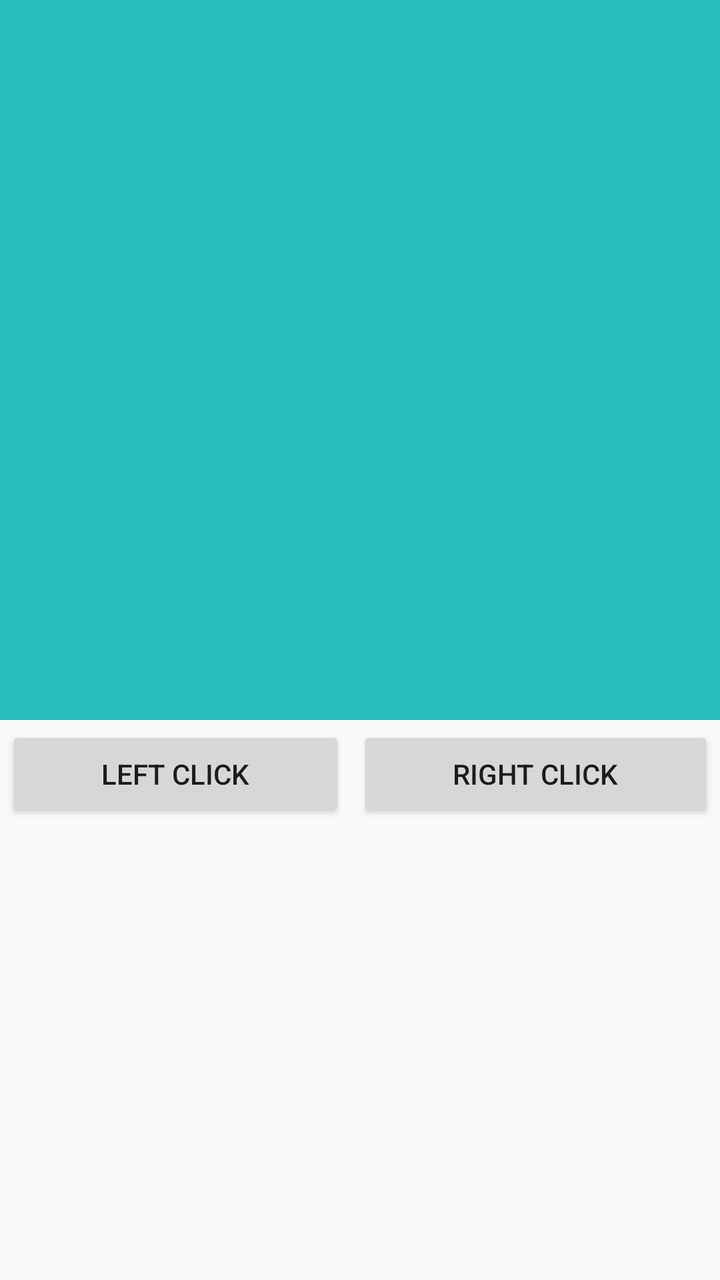
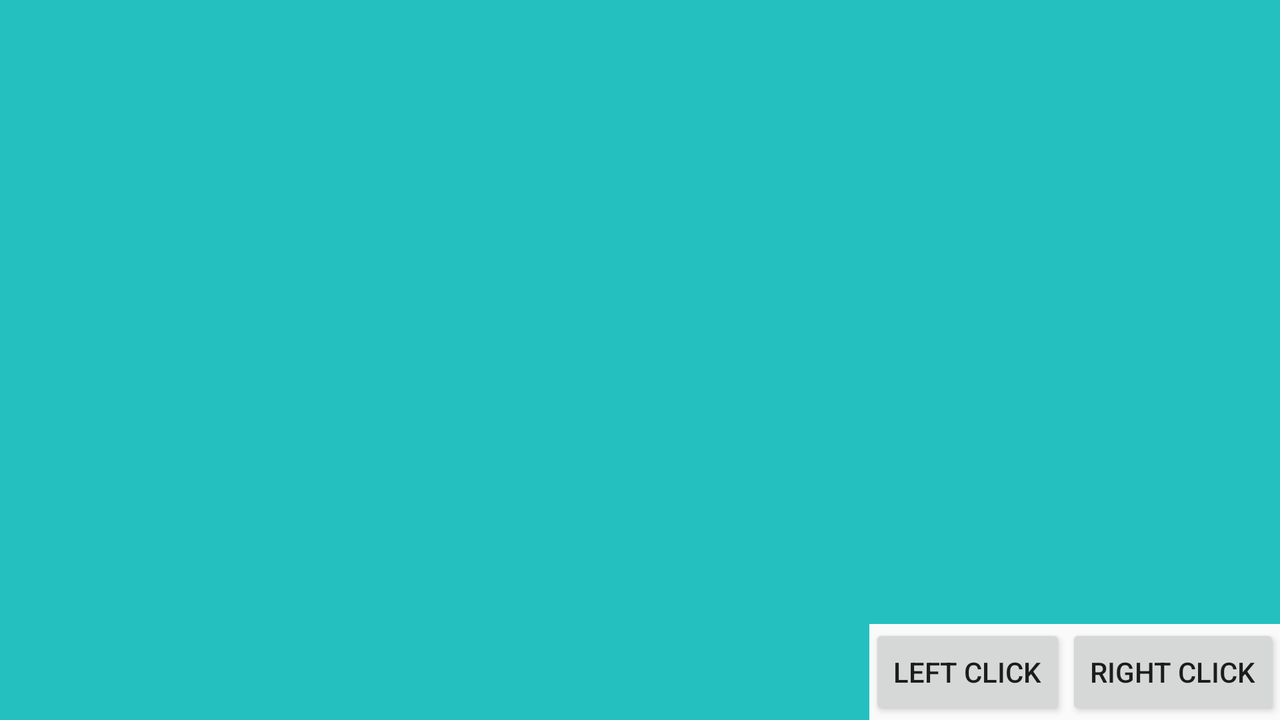

The same Android screen from two of the app's own layout files: first res/layout/ as a phone draws it, then the repository's variant for another configuration, drawn on a device whose configuration selects that folder. Both files follow.
<!-- AndroidManifest.xml: application theme AppTheme -->
<!-- res/layout/fragment_stream_fragment.xml -->
<?xml version="1.0" encoding="utf-8"?>
<LinearLayout xmlns:android="http://schemas.android.com/apk/res/android"
    xmlns:app="http://schemas.android.com/apk/res-auto"
    xmlns:tools="http://schemas.android.com/tools"
    android:id="@+id/straem_container"
    android:layout_width="match_parent"
    android:layout_height="match_parent"
    android:orientation="vertical"
    tools:context=".fragments.stream_fragment">

    <ImageView
        android:id="@+id/display"
        android:layout_width="wrap_content"
        android:layout_height="wrap_content"
        android:adjustViewBounds="true"
        android:background="@color/colorPrimary"
         />

    <ImageView
        android:id="@+id/imageView2"
        android:layout_width="match_parent"
        android:layout_height="wrap_content"
        android:adjustViewBounds="true"
        app:srcCompat="@color/logo_background" />

    <LinearLayout
        android:layout_width="match_parent"
        android:layout_height="match_parent"
        android:orientation="horizontal">

        <Button
            android:id="@+id/left_btn"
            android:layout_width="wrap_content"
            android:layout_height="wrap_content"
            android:layout_weight="1"
            android:layout_margin="3dp"
            android:text="Left Click" />

        <Button
            android:id="@+id/right_btn"
            android:layout_width="wrap_content"
            android:layout_height="wrap_content"
            android:layout_weight="1"
            android:layout_margin="3dp"
            android:text="Right Click" />
    </LinearLayout>

</LinearLayout>
<!-- resources referenced by this layout -->
<resources>
  <color name="logo_background">#24BEBE</color>
  <style name="AppTheme" parent="Theme.AppCompat.Light.NoActionBar">
          
          <item name="colorPrimary">@color/colorPrimary</item>
          <item name="colorPrimaryDark">#24BFBF</item>
          <item name="colorAccent">@color/colorAccent</item>
      </style>
</resources>
<!-- res/layout-land/fragment_stream_fragment.xml (the repository's variant of the layout above) -->
<!-- drawn on the phone turned sideways -->
<?xml version="1.0" encoding="utf-8"?>
<androidx.constraintlayout.widget.ConstraintLayout xmlns:android="http://schemas.android.com/apk/res/android"
    xmlns:app="http://schemas.android.com/apk/res-auto"
    xmlns:tools="http://schemas.android.com/tools"
    android:id="@+id/straem_container"
    android:layout_width="match_parent"
    android:layout_height="match_parent"
    android:orientation="horizontal"
    tools:context=".fragments.stream_fragment">


    <LinearLayout
        android:layout_width="match_parent"
        android:layout_height="match_parent"
        android:orientation="horizontal"
        app:layout_constraintBottom_toBottomOf="parent"
        app:layout_constraintEnd_toEndOf="parent"
        app:layout_constraintStart_toStartOf="parent"
        app:layout_constraintTop_toTopOf="parent">



        <ImageView
            android:id="@+id/display"
            android:layout_width="0dp"
            android:layout_height="match_parent"
            android:layout_weight=".65"
            android:adjustViewBounds="true"
            android:background="#24BFBF" />

        <LinearLayout
            android:layout_width="wrap_content"
            android:layout_height="match_parent"
            android:layout_gravity="top"
            android:orientation="vertical">

            <ImageView
                android:id="@+id/imageView2"
                android:layout_width="match_parent"
                android:layout_height="0dp"
                android:layout_weight=".8"

                android:background="@color/ic_launcher_background" />


            <LinearLayout
                android:id="@+id/linearLayout"
                android:layout_width="wrap_content"
                android:layout_height="wrap_content"
                android:orientation="horizontal">

                <Button
                    android:id="@+id/left_btn"
                    android:layout_width="wrap_content"
                    android:layout_height="wrap_content"
                    android:text="Left Click" />

                <Button
                    android:id="@+id/right_btn"
                    android:layout_width="wrap_content"
                    android:layout_height="wrap_content"
                    android:text="Right Click" />

            </LinearLayout>

        </LinearLayout>

</LinearLayout>

</androidx.constraintlayout.widget.ConstraintLayout>
<!-- resources referenced by the variant -->
<!-- as the phone turned sideways resolves them -->
<resources>
  <color name="ic_launcher_background">#24BFBF</color>
  <style name="AppTheme" parent="Theme.AppCompat.Light.NoActionBar">
          
          <item name="colorPrimary">@color/colorPrimary</item>
          <item name="colorPrimaryDark">#24BFBF</item>
          <item name="colorAccent">@color/colorAccent</item>
      </style>
</resources>
